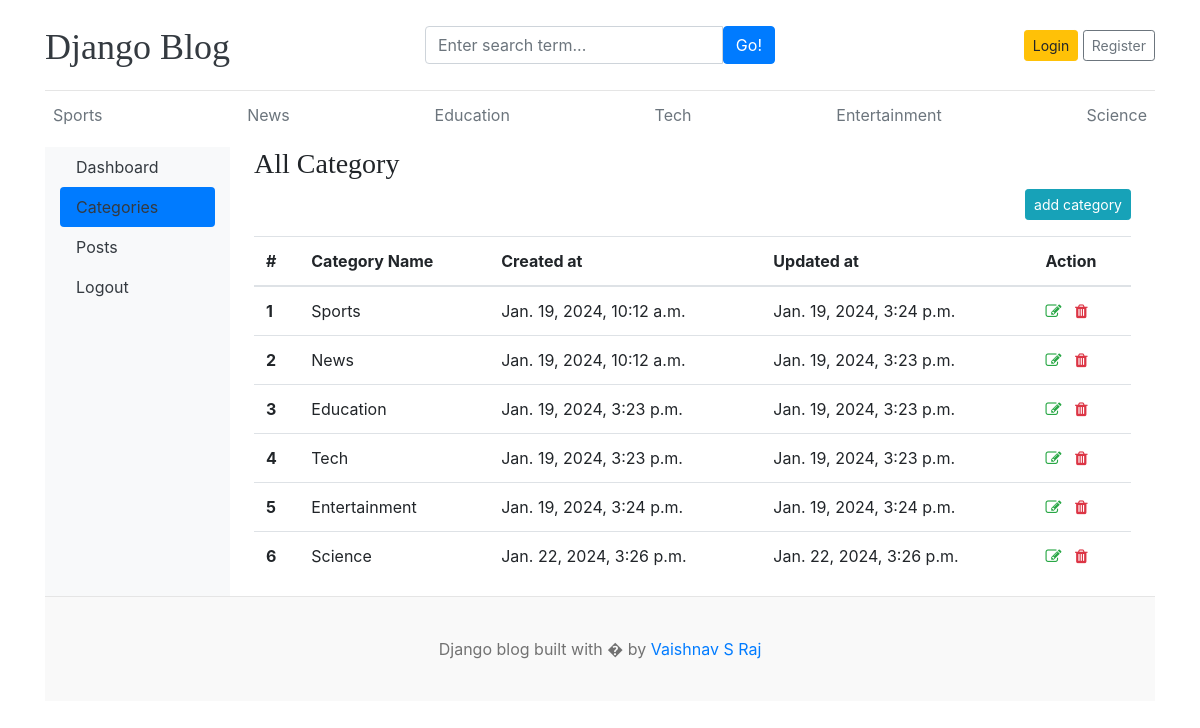
/dashboard/categories, run on the app's committed database.
### blogs/models.py (models this page shows, shortened)
class Category(models.Model):
    category_name = models.CharField(max_length=50, unique=True)
    created_at = models.DateTimeField(auto_now_add=True)
    updated_at = models.DateTimeField(auto_now=True)
    class Meta:
        verbose_name_plural = "Categories"

### dashboard/views.py (the view)
# urls.py: path("categories", views.categories, name="categories"),
def categories(request):
    return render(request, "dashboard/categories.html")

### blogs/context_processors.py (called while the page is built)
def get_category(request):
    category = Category.objects.all()
    return dict(categories=category)

### templates/dashboard/categories.html (shortened to what this page needs)
{% extends 'base.html' %} {% block content %}
<div class="container-fluid">
  <div class="row">
    {% include 'dashboard/sidebar.html' %}
    <main role="main" class="col-md-9 ml-sm-auto col-lg-10 px-4">
      <h3>All Category</h3>
      <a
        class="btn btn-sm btn-info float-right mb-3"
        href="{% url 'add_category' %}"
        >add category</a
      >
      <table class="table table-hover">
        <thead>
          <tr>
            <th scope="col">#</th>
            <th scope="col">Category Name</th>
            <th scope="col">Created at</th>
            <th scope="col">Updated at</th>
            <th scope="col">Action</th>
          </tr>
        </thead>
        <tbody>
          {% for cat in categories %}
          <tr>
            <th>{{ forloop.counter}}</th>
            <td>{{ cat.category_name}}</td>
            <td>{{ cat.created_at}}</td>
            <td>{{ cat.updated_at}}</td>
            <td>
              <a href="{% url 'edit_category' cat.id %}"
                ><i class="fa fa-edit text-success"></i
              ></a>
              <a href="{% url 'delete_category' cat.id %}"
                ><i class="fa fa-trash text-danger"></i
              ></a>
            </td>
          </tr>
          {% endfor %}
        </tbody>
      </table>
    </main>
  </div>
</div>
{% endblock %}

### templates/base.html (shortened to what this page needs)
{% load static %}
<!DOCTYPE html>
<html lang="en">
  <head>
    <link
      href="https://getbootstrap.com/docs/4.0/dist/css/bootstrap.min.css"
      rel="stylesheet"
    />
    <link href="{% static 'css/blog.css' %}" rel="stylesheet" />
    <link
      rel="stylesheet"
      href="https://cdnjs.cloudflare.com/ajax/libs/font-awesome/4.7.0/css/font-awesome.min.css"
    />
  </head>
  <body>
    <div class="container">
      <header class="blog-header py-3">
        <div class="row flex-nowrap justify-content-between align-items-center">
          <div class="col-4 pt-1">
            <a class="blog-header-logo text-dark" href="/">Django Blog</a>
          </div>
          <div class="col-4">
            <form action="{% url 'search' %}" method="GET">
              <div class="input-group">
                <input
                  class="form-control"
                  name="keyword"
                  value="{{keyword}}"
                  type="text"
                  placeholder="Enter search term..."
                  aria-label="Enter search term..."
                  aria-describedby="button-search"
                />
                <button
                  class="btn btn-primary"
                  id="button-search"
                  type="submit"
                >
                  Go!
                </button>
              </div>
            </form>
          </div>
          {% if not user.is_authenticated %}
          <div class="col-4 d-flex justify-content-end align-items-center">
            <a class="btn btn-sm btn-warning" href="{% url 'login' %}">Login</a>
            <a
              class="btn btn-sm btn-outline-secondary"
              href="{% url 'register' %}"
              >Register</a
            >
          </div>
          {% endif %}
        </div>
      </header>
      <div class="nav-scroller py-1 mb-2">
        <nav class="nav d-flex justify-content-between">
          {% for cat in categories %}
          <a class="p-2 text-muted" href="{% url 'post_by_category' cat.id%}"
            >{{cat.category_name}}</a
          >
          {% endfor %}
        </nav>
      </div>
      {% block content%} {% endblock %}
      <footer class="blog-footer">
        <p>Django blog built with � by <a href="#">Vaishnav S Raj</a></p>
      </footer>
    </div>
  </body>
</html>

### blog_main/static/css/blog.css (style rules this page uses)
.blog-header { border-bottom: 1px solid #e5e5e5; }
.blog-header-logo { font-family: "Playfair Display", Georgia, "Times New Roman", serif; font-size: 2.25rem; }
h1, h2, h3, h4, h5, h6 { font-family: "Playfair Display", Georgia, "Times New Roman", serif; }
.blog-footer { padding: 2.5rem 0; color: #727272; text-align: center; background-color: #f9f9f9; border-top: .05rem solid #e5e5e5; }
.blog-footer p:last-child { margin-bottom: 0; }

### data on the page
Category: category_name "Sports", created_at "Jan. 19, 2024, 10:12 a.m.", updated_at "Jan. 19, 2024, 3:24 p.m."
Category: category_name "News", created_at "Jan. 19, 2024, 10:12 a.m.", updated_at "Jan. 19, 2024, 3:23 p.m."
Category: category_name "Education", created_at "Jan. 19, 2024, 3:23 p.m.", updated_at "Jan. 19, 2024, 3:23 p.m."
Category: category_name "Tech", created_at "Jan. 19, 2024, 3:23 p.m.", updated_at "Jan. 19, 2024, 3:23 p.m."
Category: category_name "Entertainment", created_at "Jan. 19, 2024, 3:24 p.m.", updated_at "Jan. 19, 2024, 3:24 p.m."
Category: category_name "Science", created_at "Jan. 22, 2024, 3:26 p.m.", updated_at "Jan. 22, 2024, 3:26 p.m."
